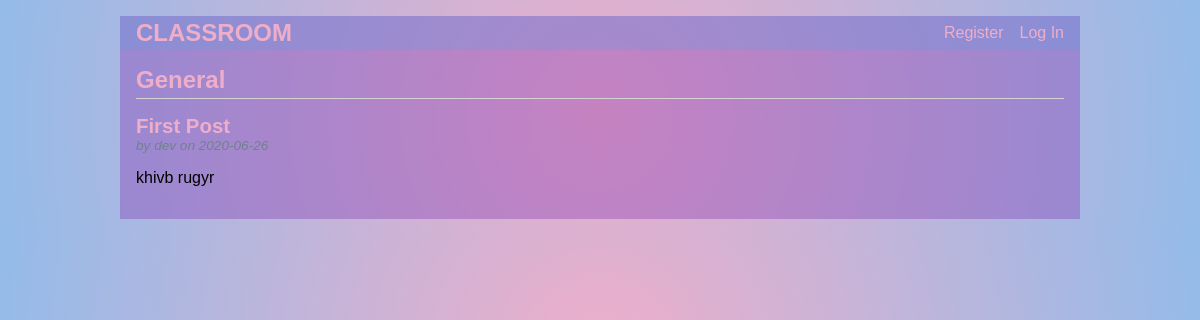
Before: / with the older database file.
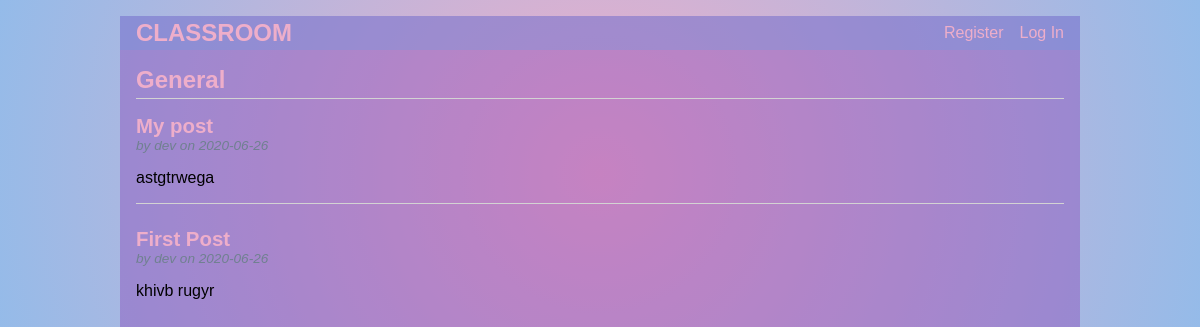
After: the same page with the newer database file.
### tables this page shows
CREATE TABLE post (
  id INTEGER PRIMARY KEY AUTOINCREMENT,
  author_id INTEGER NOT NULL,
  created TIMESTAMP NOT NULL DEFAULT CURRENT_TIMESTAMP,
  title TEXT NOT NULL,
  body TEXT NOT NULL,
  FOREIGN KEY (author_id) REFERENCES user (id)
);

CREATE TABLE user (
  id INTEGER PRIMARY KEY,
  idtype INTEGER,
  username TEXT UNIQUE NOT NULL,
  password TEXT NOT NULL,
  rol_id INTEGER NOT NULL,
  FOREIGN KEY (rol_id) REFERENCES rol (id),
  FOREIGN KEY (idtype) REFERENCES id_type (id)
);

### flaskr/blog.py (the view)
@bp.route('/')
def index():
    db = get_db()
    posts = db.execute(
        'SELECT p.id, title, body, created, author_id, username'
        ' FROM post p JOIN user u ON p.author_id = u.id'
        ' ORDER BY created DESC'
    ).fetchall()
    return render_template('blog/index.html', posts=posts)

### flaskr/auth.py (called while the page is built)
@bp.before_app_request
def load_logged_in_user():
    user_id = session.get('user_id')
    if user_id is None:
        g.user = None
    else:
        g.user = get_db().execute(
            'SELECT * FROM user WHERE id = ?', (user_id,)
        ).fetchone()

### flaskr/db.py (called while the page is built)
def get_db():
    if 'db' not in g:
        g.db = sqlite3.connect(
            current_app.config['DATABASE'],
            detect_types=sqlite3.PARSE_DECLTYPES
        )
        g.db.row_factory = sqlite3.Row
    return g.db

### flaskr/templates/blog/index.html (shortened to what this page needs)
{% extends 'base.html' %}
{% block header %}
  <h1>{% block title %}General{% endblock %}</h1>
{% endblock %}
{% block content %}
  {% for post in posts %}
    <article class="post">
      <header>
        <div>
          <h1>{{ post['title'] }}</h1>
          <div class="about">by {{ post['username'] }} on {{ post['created'].strftime('%Y-%m-%d') }}</div>
        </div>
      </header>
      <p class="body">{{ post['body'] }}</p>
    </article>
    {% if not loop.last %}
      <hr>
    {% endif %}
  {% endfor %}
{% endblock %}

Changed rows visible on the page:
added post: title "My post", username "dev", created "2020-06-26", body "astgtrwega"
